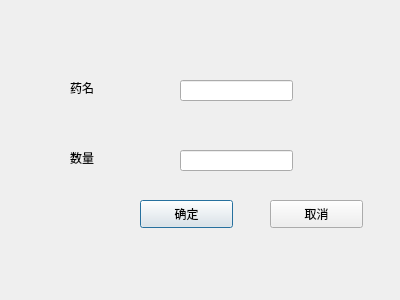
<?xml version="1.0" encoding="UTF-8"?>
<ui version="4.0">
 <class>de</class>
 <widget class="QDialog" name="de">
  <property name="geometry">
   <rect>
    <x>0</x>
    <y>0</y>
    <width>400</width>
    <height>300</height>
   </rect>
  </property>
  <property name="windowTitle">
   <string>Dialog</string>
  </property>
  <widget class="QLineEdit" name="lineEdit">
   <property name="geometry">
    <rect>
     <x>180</x>
     <y>80</y>
     <width>113</width>
     <height>21</height>
    </rect>
   </property>
  </widget>
  <widget class="QPushButton" name="pushButton">
   <property name="geometry">
    <rect>
     <x>140</x>
     <y>200</y>
     <width>93</width>
     <height>28</height>
    </rect>
   </property>
   <property name="text">
    <string>确定</string>
   </property>
  </widget>
  <widget class="QLineEdit" name="lineEdit_2">
   <property name="geometry">
    <rect>
     <x>180</x>
     <y>150</y>
     <width>113</width>
     <height>21</height>
    </rect>
   </property>
  </widget>
  <widget class="QLabel" name="label">
   <property name="geometry">
    <rect>
     <x>70</x>
     <y>80</y>
     <width>72</width>
     <height>15</height>
    </rect>
   </property>
   <property name="text">
    <string>药名</string>
   </property>
  </widget>
  <widget class="QLabel" name="label_2">
   <property name="geometry">
    <rect>
     <x>70</x>
     <y>150</y>
     <width>72</width>
     <height>15</height>
    </rect>
   </property>
   <property name="text">
    <string>数量</string>
   </property>
  </widget>
  <widget class="QPushButton" name="pushButton_2">
   <property name="geometry">
    <rect>
     <x>270</x>
     <y>200</y>
     <width>93</width>
     <height>28</height>
    </rect>
   </property>
   <property name="text">
    <string>取消</string>
   </property>
  </widget>
 </widget>
 <resources/>
 <connections>
  <connection>
   <sender>pushButton_2</sender>
   <signal>clicked()</signal>
   <receiver>de</receiver>
   <slot>close()</slot>
   <hints>
    <hint type="sourcelabel">
     <x>296</x>
     <y>214</y>
    </hint>
    <hint type="destinationlabel">
     <x>327</x>
     <y>155</y>
    </hint>
   </hints>
  </connection>
 </connections>
</ui>
